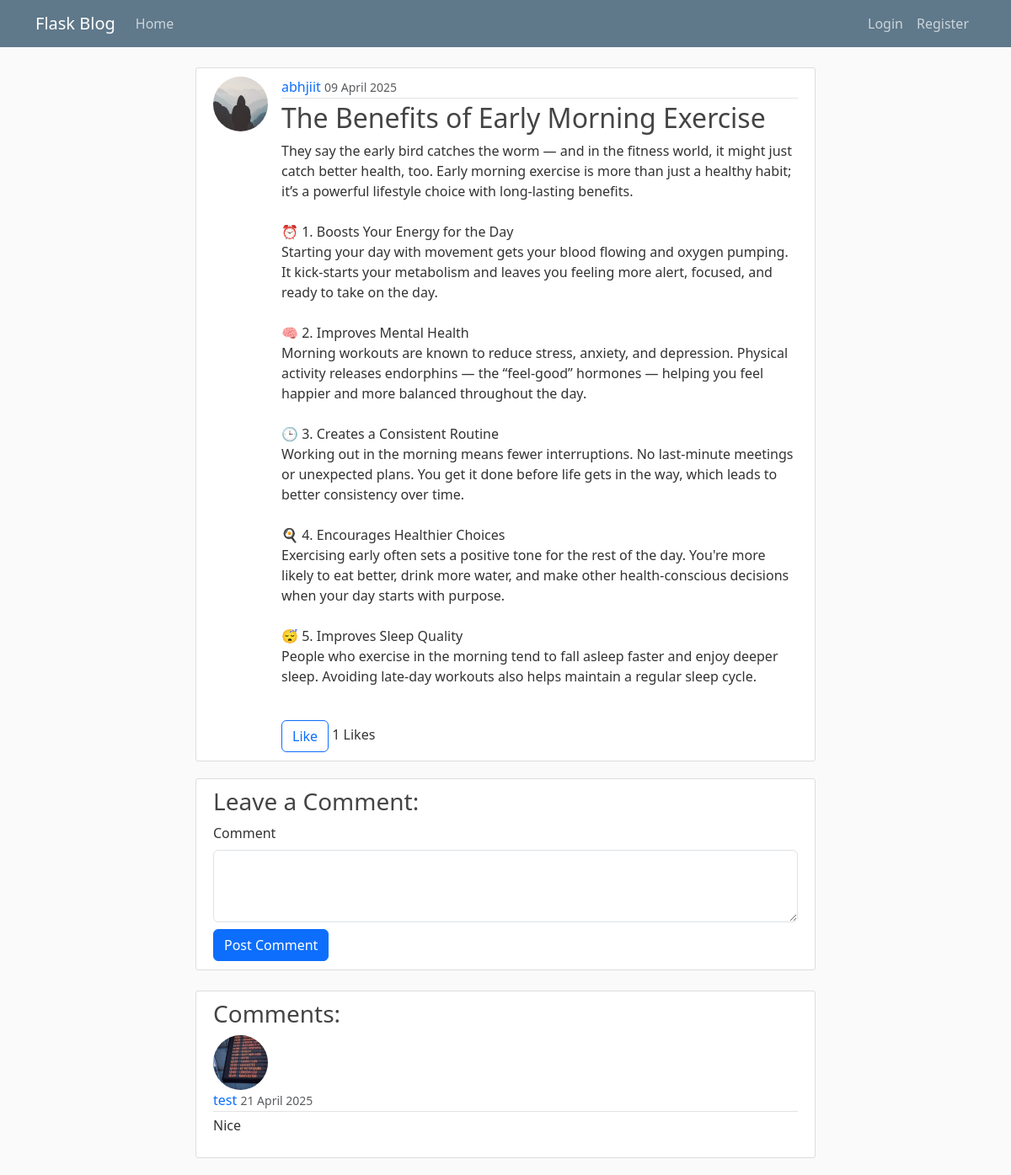
Page /post/9 on the committed database.
### flaskblog/models.py (models this page shows, shortened)
class User(db.Model, UserMixin):
    id = db.Column(db.Integer, primary_key=True)
    username = db.Column(db.String(20), unique=True, nullable=False)
    email = db.Column(db.String(120), unique=True, nullable=False)
    image_file = db.Column(db.String(20), nullable=False, default="default.jpg")
    password = db.Column(db.String(60), nullable=False)
    posts = db.relationship("Post", backref="author", lazy=True)

class Post(db.Model):
    id = db.Column(db.Integer, primary_key=True)
    title = db.Column(db.String(100), nullable=False)
    date = db.Column(db.DateTime, nullable=False, default=datetime.utcnow)
    content = db.Column(db.Text, nullable=False)
    user_id = db.Column(db.Integer, db.ForeignKey('user.id'), nullable=False)
    likes = db.relationship('Like', backref='post', lazy=True)

class Comment(db.Model):
    id = db.Column(db.Integer, primary_key=True)
    content = db.Column(db.Text, nullable=False)
    date_posted = db.Column(db.DateTime, nullable=False, default=datetime.utcnow)
    user_id = db.Column(db.Integer, db.ForeignKey('user.id'), nullable=False)
    post_id = db.Column(db.Integer, db.ForeignKey('post.id'), nullable=False)
    author = db.relationship('User', backref='comments', lazy=True)

### flaskblog/posts/routes.py (the view)
@posts.route("/post/<int:post_id>", methods=['GET', 'POST'])
def post(post_id):
    post = Post.query.get_or_404(post_id)
    form = CommentForm()
    if form.validate_on_submit():
        comment = Comment(content=form.content.data, user_id=current_user.id, post_id=post.id)
        db.session.add(comment)
        db.session.commit()
        flash('Your comment has been posted!', 'success')
        return redirect(url_for('posts.post', post_id=post.id))
    comments = Comment.query.filter_by(post_id=post.id).order_by(Comment.date_posted.desc()).all()
    return render_template('post.html', title=post.title, post=post, form=form, comments=comments)

### flaskblog/posts/forms.py
class CommentForm(FlaskForm):
    content = TextAreaField("Comment", validators=[DataRequired()])
    submit = SubmitField("Post Comment")

### flaskblog/templates/post.html (shortened to what this page needs)
{% extends "layout.html" %}
{% block content %}
    <article class="media content-section">
        <div class="media d-flex">
            <img class="rounded-circle article-img" src="{{ url_for('static', filename='profile_pics/' + post.author.image_file) }}" alt="">
            <div class="media-body">
                <div class="article-metadata">
                    <a class="mr-2" href="{{ url_for('users.user_posts', username=post.author.username) }}">{{ post.author.username }}</a>
                    <small class="text-muted">{{ post.date.strftime("%d %B %Y") }}</small>
                </div>
                <h2 class="article-title">{{ post.title }}</h2>
                <p class="article-content">{{ post.content }}</p>
                <form method="POST" action="{{ url_for('posts.like_post', post_id=post.id) }}">
                    <button type="submit" class="btn btn-outline-primary">
                        {% if current_user.is_authenticated and post.likes|selectattr('user_id', 'equalto', current_user.id)|list %}
                            Unlike
                        {% else %}
                            Like
                        {% endif %}
                    </button>
                    <span class="ml-2">{{ post.likes|length }} Likes</span>
                </form>
            </div>
        </div>
    </article>
    <section class="content-section">
        <h3>Leave a Comment:</h3>
        <form method="POST" action="{{ url_for('posts.post', post_id=post.id) }}">
            <div class="form-group">
                {{ form.content.label(class="form-label") }}
                {{ form.content(class="form-control", rows=3) }}
            </div>
            <div class="form-group mt-2">
                {{ form.submit(class="btn btn-primary") }}
            </div>
        </form>
    </section>
    <section class="content-section mt-4">
        <h3>Comments:</h3>
        {% for comment in comments %}
            <div class="media mb-3">
                <img class="rounded-circle article-img" src="{{ url_for('static', filename='profile_pics/' + comment.author.image_file) }}" alt="">
                <div class="media-body">
                    <div class="article-metadata">
                        <a class="mr-2" href="{{ url_for('users.user_posts', username=comment.author.username) }}">{{ comment.author.username }}</a>
                        <small class="text-muted">{{ comment.date_posted.strftime("%d %B %Y") }}</small>
                    </div>
                    <p class="article-content">{{ comment.content }}</p>
                </div>
            </div>
        {% endfor %}
    </section>
{% endblock content %}

### flaskblog/static/main.css (style rules this page uses)
body { background: #fafafa; color: #333333; margin-top: 5rem; }
h1, h2, h3, h4, h5, h6 { color: #444444; }
a { text-decoration: none; }
.content-section { background: #ffffff; padding: 10px 20px; border: 1px solid #dddddd; border-radius: 3px; margin-bottom: 20px; }
.article-title { color: #444444; }
.article-content { white-space: pre-line; }
.article-img { height: 65px; width: 65px; margin-right: 16px; }
.article-metadata { padding-bottom: 1px; margin-bottom: 4px; border-bottom: 1px solid #e3e3e3 }

### rows in the picture
User: image_file (placeholder picture), author.username "abhjiit"
Post: date "09 April 2025", title "The Benefits of Early Morning Exercise", content "They say the early bird catches the worm — and in the fitness world, it might just catch better health, too. Early morning exercise is more than just a healthy habit; it’s a powerful lifestyle choice with long-lasting benefits. ⏰ 1. Boosts Your Energy for the Day Starting your day with movement gets your blood flowing and oxygen pumping. It kick-starts your metabolism and leaves you feeling more alert, focused, and ready to take on the day. 🧠 2. Improves Mental Health Morning workouts are known to reduce stress, anxiety, and depression. Physical activity releases endorphins — the “feel-good” hormones — helping you feel happier and more balanced throughout the day. 🕒 3. Creates a Consistent…"
Comment: image_file (picture), author.username "test", date_posted "21 April 2025", content "Nice"

### other values in the picture
{{ post.likes|length }} "1"
